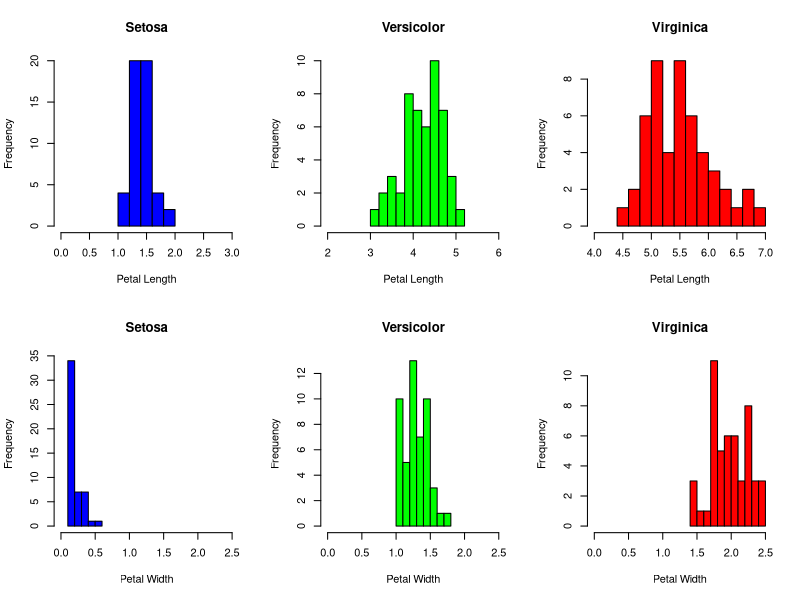

Source code (R):
data(iris)

# **********************
# Part 1
# **********************

# create graph layout
par(mfrow = c(2, 3))

# petal length histograms

# setosa histogram
hist(iris$Petal.Length[iris$Species == "setosa"],
     main = "Setosa", xlab = "Petal Length", col = "blue", 
     breaks = 5, xlim = c(0,3))

# versicolor
hist(iris$Petal.Length[iris$Species == "versicolor"],
     main = "Versicolor", xlab = "Petal Length", col = "green", 
     breaks = 10, xlim = c(2,6))

# virginica
hist(iris$Petal.Length[iris$Species == "virginica"],
     main = "Virginica", xlab = "Petal Length", col = "red", 
     breaks = 10, xlim = c(4,7))

# petal width histograms

# setosa
hist(iris$Petal.Width[iris$Species == "setosa"],
     main = "Setosa", xlab = "Petal Width", col = "blue", 
     breaks = 5, xlim = c(0,2.5))

# versicolor
hist(iris$Petal.Width[iris$Species == "versicolor"],
     main = "Versicolor", xlab = "Petal Width", col = "green", 
     breaks = 10, xlim = c(0,2.5))

# virginica
hist(iris$Petal.Width[iris$Species == "virginica"],
     main = "Virginica", xlab = "Petal Width", col = "red", 
     breaks = 10, xlim = c(0,2.5))

# Reset layout
par(mfrow = c(1, 1))

# **********************
# Part 2
# **********************

# function to calculate the confidence interval on the mean of a normal distribution with an unknown varience
confidence_interval_unknown_variance <- function(sample, confidence = 0.95) {
  n <- length(sample)
  sample_mean <- mean(sample)
  sample_sd <- sd(sample)
  a <- 1-confidence
  t <- qt(1-a/2, n-1)
  z <- t*sample_sd/sqrt(n)
  lower_bound <- sample_mean - z
  upper_bound <- sample_mean + z
  return(c(lower_bound, upper_bound))
}

# calculate the confidence interval using the function
setosa_ci <- confidence_interval_unknown_variance(iris$Petal.Length[iris$Species == "setosa"])
versicolor_ci <- confidence_interval_unknown_variance(iris$Petal.Length[iris$Species == "versicolor"])
virginica_ci <- confidence_interval_unknown_variance(iris$Petal.Length[iris$Species == "virginica"])

# print results
print("Confidence Interval for Petal Length (Setosa):")
cat('Lower Bound:', setosa_ci[1], "\n")
cat('Upper Bound:', setosa_ci[2], "\n")

print("Confidence Interval for Petal Length (Versicolor):")
cat('Lower Bound:', versicolor_ci[1], "\n")
cat('Upper Bound:', versicolor_ci[2], "\n")

print("Confidence Interval for Petal Length (Verginica):")
cat('Lower Bound:', virginica_ci[1], "\n")
cat('Upper Bound:', virginica_ci[2], "\n")


# **********************
# Part 3
# **********************


# **********************
# Part 4
# **********************


# **********************
# Part 5
# **********************

'
# function to perform a hypothesis on two samples
mean_hypothesis_test <- function(sample1, sample2, conf_level = 0.95) {
  
  n1 <- length(sample1)       # size of sample1
  n2 <- length(sample2)       # size of sample2
  mean1 <- mean(sample1)      # sample mean for sample1
  mean2 <- mean(sample2)      # sample mean for sample2
  sd1 <- sd(sample1)          # sample sd for sample1
  sd2 <- sd(sample2)          # sample sd for sample2
  
  # degrees of freedom
  gamma <- (((sd1^2/n1) + (sd2^2/n2))^2) / (((sd1^2/n1)^2 / (n1 - 1)) + ((sd2^2/n2)^2 / (n2 - 1)))
  
  # idk if gamma is right it was in one of the lecture slides
  
  # T distribution
  T_gamma <- (mean1 - mean2) - 
  
'

# **********************
# Part 6
# **********************




